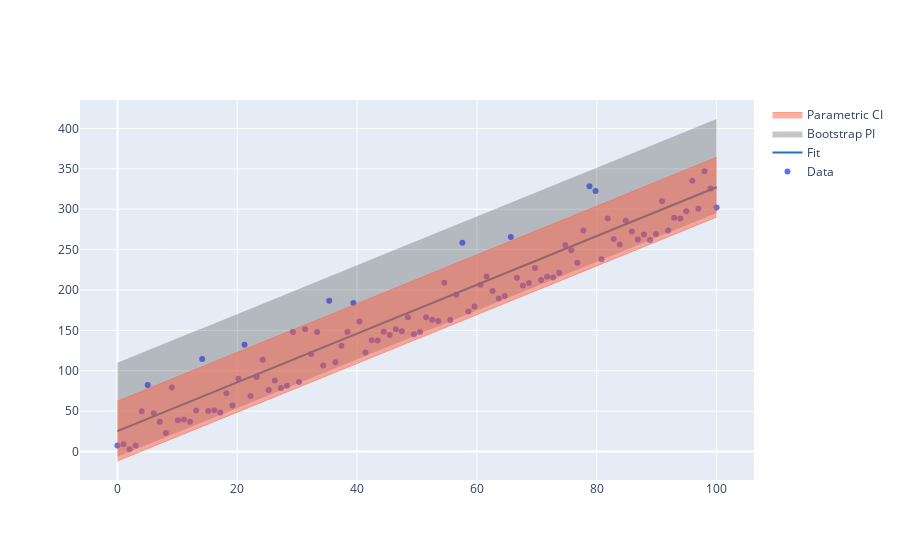

Source (notebook cell):
### Code cell
X_train = np.linspace(0,100,1000)
y_train = non_lin_error(X_train)

X_test = np.linspace(0,100,100)
y_test = non_lin_error(X_test)

lin_model = LinearRegression().fit(X_train.reshape(-1, 1),y_train)
y_pred = lin_model.predict(X_test.reshape(-1, 1))

lower, median, upper = prediction_interval(LinearRegression(),X_train.reshape(-1,1), y_train, X_test[0].reshape(1, -1))
plothelpers.plot_ensemble(X_train, y_train, X_test,y_test, y_pred, lin_model, upper, lower)
